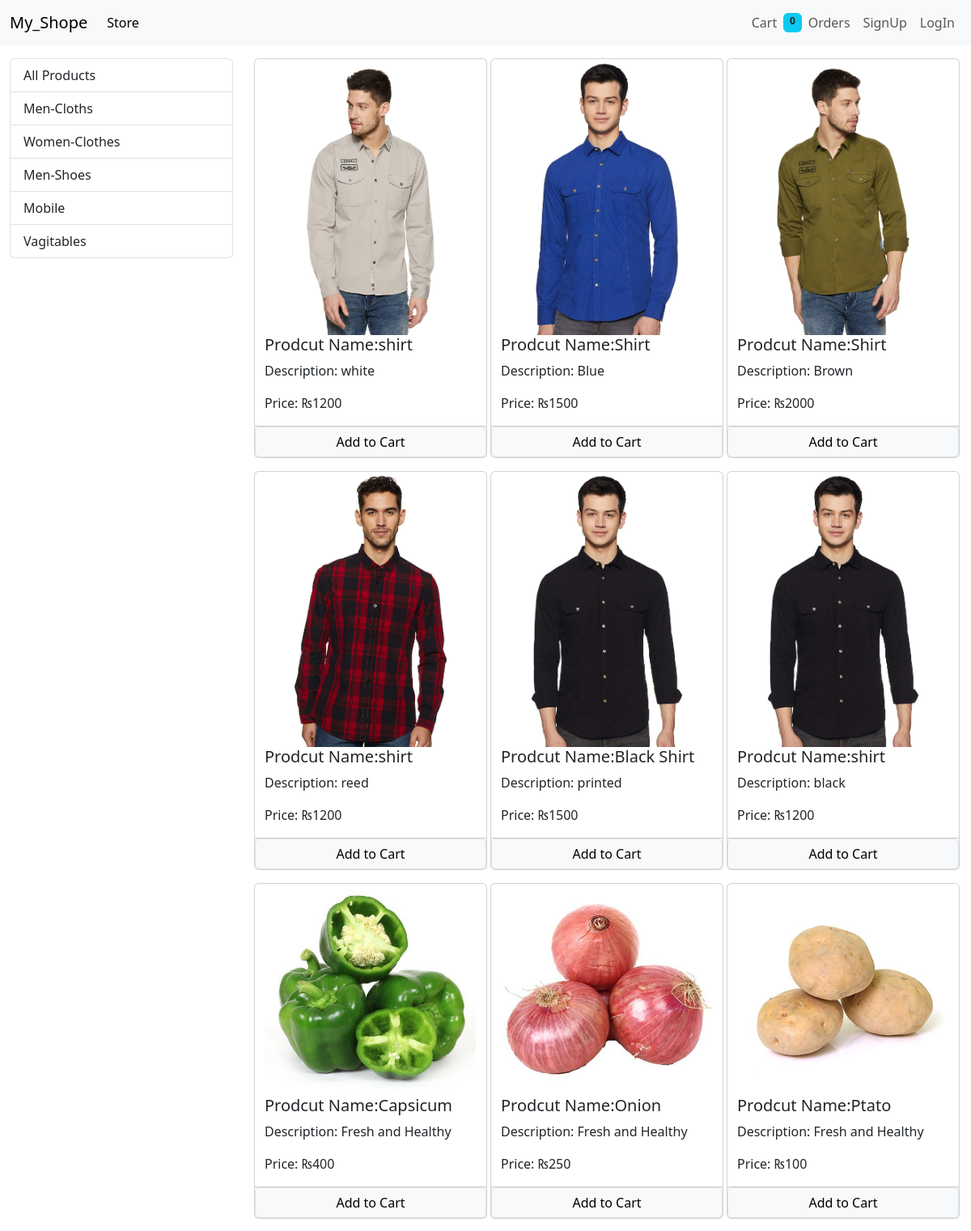
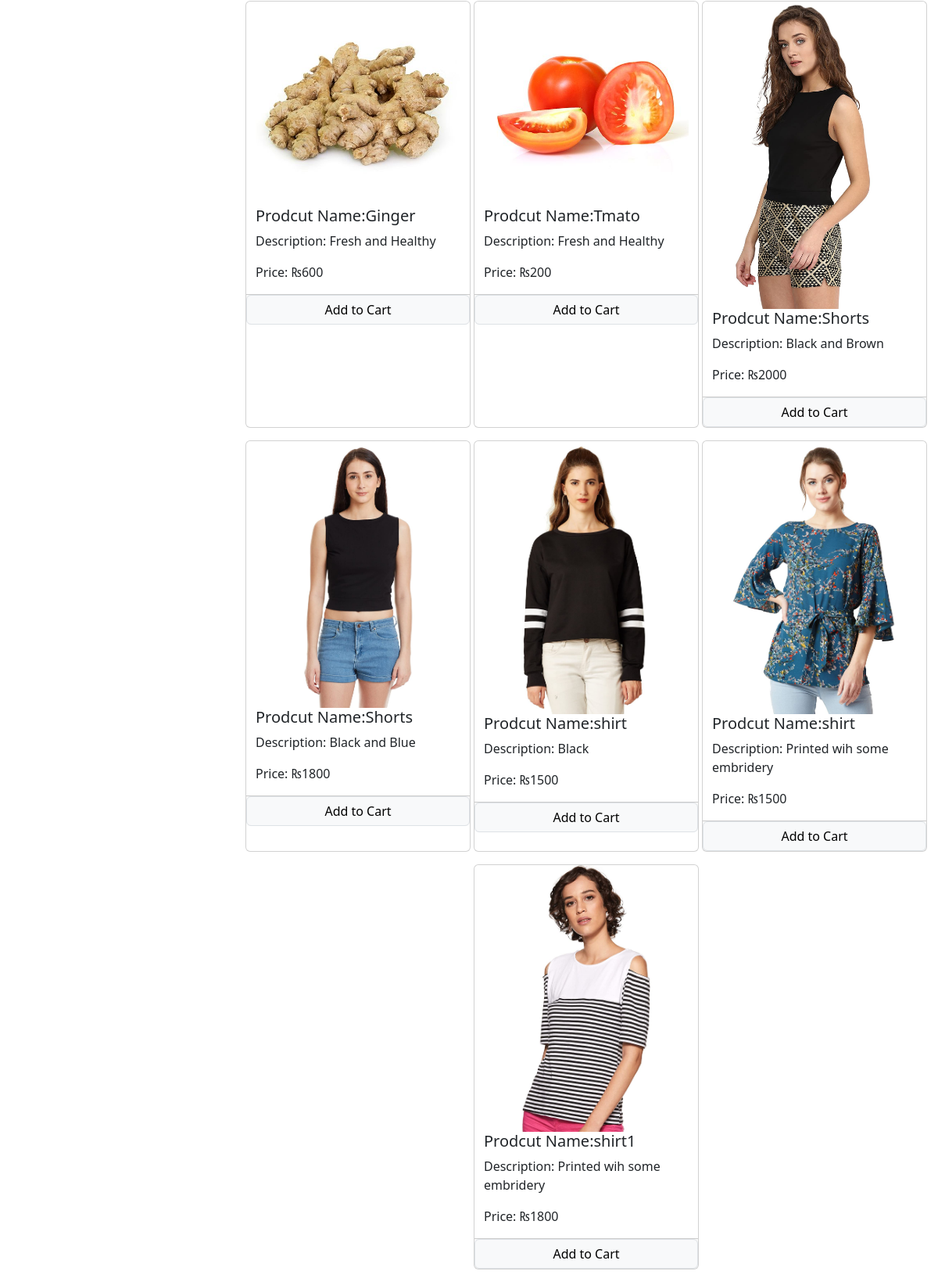
The page / on the database its author committed (2 pictures, top to bottom).
### store/models/category.py (models this page shows, shortened)
class Category(models.Model):
    name=models.CharField(max_length=50)
    @staticmethod
    def get_all_category():
        return Category.objects.all()

### store/models/products.py (models this page shows, shortened)
class Products(models.Model):
    id=models.AutoField(primary_key=True)
    product_name=models.CharField(max_length=50)
    pro_des=models.CharField(max_length=250 ,default="")
    pro_price=models.IntegerField(default=0)
    pro_img=models.ImageField(upload_to="uploaded/products/")
    category=models.ForeignKey(to=Category,on_delete=models.RESTRICT,)
    @staticmethod
    def get_all_produts():
        return Products.objects.all()

### store/views/home.py (the view, shortened to what this page needs)
# urls.py: path('',            Index.as_view(),                        name='homepage'),
class Index(View):
   def get(self,request):
      cart=request.session.get('cart')
      if not cart:
         request.session['cart']={}
      products=None
      categories=Category.get_all_category()
      categoryID=(request.GET.get('category'))
      if categoryID:
         products=Products.get_all_produts_by_categoryid(categoryID)
      else:
            products=Products.get_all_produts()
      global data
      data={'products':products,'categories':categories}
      print(request.session.get('email'))
      return render(request,"index.html",data)

### store/templatetags/cart.py (called while the page is built)
@register.filter(name='is_in_cart')
def is_in_cart(product,cart):
    keys=cart.keys()
    for id  in keys:
        if int(id)==product.id:
            return True
    return False

### store/templatetags/custom_filters.py (called while the page is built)
@register.filter(name='currency')
def currency(number):
    return "₨"+str(number)

### templates/index.html (shortened to what this page needs)
{% extends "base.html" %} {% block title %}My_store{% endblock title %}
{% block content %}
{% load cart %}
{% load custom_filters %}
<div class="container-fluid mt-3">
  <div class="row">
    <div class="col-lg-3">
      <div class="list-group">
          <a href="/" class="list-group-item">All Products</a>
          {% for category in categories  %}
          <a href="?category={{category.id}}" class="list-group-item">{{category.name}}</a>
          {% endfor %}
      </div>
    </div>
    <div id="product" class="col-lg-9">
      <div class="row mx-auto">
        {% if products %}
        {% for product in products %}
        <div class="card mx-auto mb-3" id="{{product.id}}" style="width: 18rem">
          <img src="{{product.pro_img.url}}" class="card-img-top" alt="..." />
          <div class="card-body p-0">
            <h5 class="card-title">Prodcut Name:{{product.product_name}}</h5>
            <p class="card-text">Description: {{product.pro_des}}</p>
            <p class="card-text">Price: {{product.pro_price|currency}}</p>
            <div class="card-footer p-0 row no-gutters ">
              {% if product|is_in_cart:request.session.cart %}
                <div class="row p-0 m-0 mb-0">
                  <form action="/#{{product.id}}" method="POST" class="col-2 p-0 m-0">
                    {% csrf_token %}
                    <input hidden type="text" name="productid" value="{{product.id}}">
                    <input hidden type="text" name="remove" value="True">
                    <input type="submit" value="-" class=" btn btn-block btn-secondary">
                  </form>
                  <div class="text-center col">{{product|product_qty_incart:request.session.cart}} in cart</div>
                  <form action="/#{{product.id}}" method="POST" class="col-2">
                    {% csrf_token %}
                    <input hidden type="text" name="productid" value="{{product.id}}">
                    <input type="submit" value="+" class="btn btn-block btn-secondary">
                  </form>
                </div>
                {% else %}
                <form action="/#{{product.id}}" method="POST" class="btn-block p-0 m-0">
                  <input class="float-right btn btn-light border btn-block form-control" type="submit" value="Add to Cart">
                </form>
                {% endif %}
            </div>
          </div>
        </div>
        {% endfor %}
        {% else %}
        <h3 class="alert alert-light border rounded">Curruntly No Item to Show</h3>
        {% endif %}
      </div>
    </div>
  </div>
</div>
{% endblock content %}

### rows shown on the page
Category: name "Men-Cloths"
Category: name "Women-Clothes"
Category: name "Men-Shoes"
Category: name "Mobile"
Category: name "Vagitables"
Products: {{ product.id }} 1 (drawn), pro_img (picture), product_name "shirt", pro_des "white", pro_price "₨1200"
Products: pro_img (picture), product_name "Shirt", pro_des "Blue", pro_price "₨1500"
Products: pro_img (picture), product_name "Shirt", pro_des "Brown", pro_price "₨2000"
Products: pro_img (picture), product_name "shirt", pro_des "reed", pro_price "₨1200"
Products: pro_img (picture), product_name "Black Shirt", pro_des "printed", pro_price "₨1500"
Products: pro_img (picture), product_name "shirt", pro_des "black", pro_price "₨1200"
Products: pro_img (picture), product_name "Capsicum", pro_des "Fresh and Healthy", pro_price "₨400"
Products: pro_img (picture), product_name "Onion", pro_des "Fresh and Healthy", pro_price "₨250"
Products: pro_img (picture), product_name "Ptato", pro_des "Fresh and Healthy", pro_price "₨100"
Products: pro_img (picture), product_name "Ginger", pro_des "Fresh and Healthy", pro_price "₨600"
Products: pro_img (picture), product_name "Tmato", pro_des "Fresh and Healthy", pro_price "₨200"
Products: pro_img (picture), product_name "Shorts", pro_des "Black and Brown", pro_price "₨2000"
Products: pro_img (picture), product_name "Shorts", pro_des "Black and Blue", pro_price "₨1800"
Products: pro_img (picture), product_name "shirt", pro_des "Black", pro_price "₨1500"
Products: pro_img (picture), product_name "shirt", pro_des "Printed wih some embridery", pro_price "₨1500"
Products: {{ product.id }} 18 (drawn), pro_img (picture), product_name "shirt1", pro_des "Printed wih some embridery", pro_price "₨1800"

### other values the page prints
{{ request.session.cart.keys|length }} "0"
